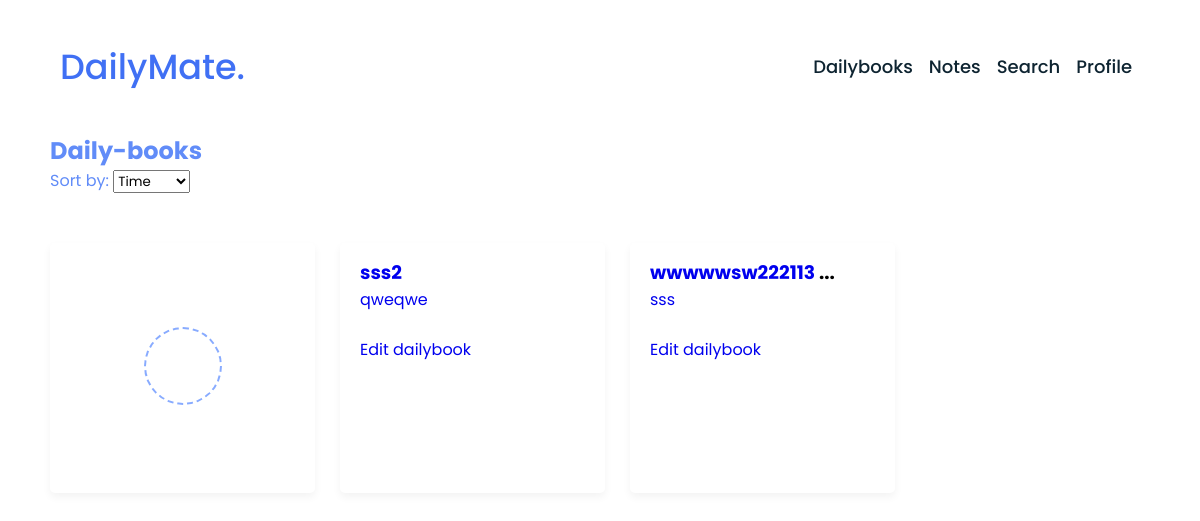
The page /www/daily-book/ (signed in) on the database as committed earlier.
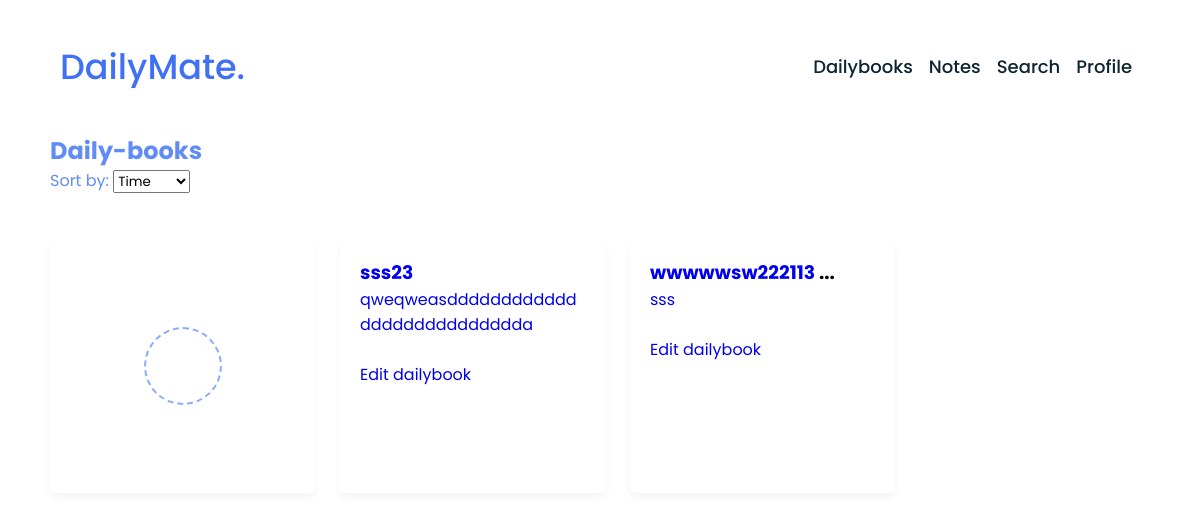
The same page on the database as committed later.
### dailybook/models.py (models this page shows, shortened)
class Dailybook(models.Model):
    author = models.ForeignKey(User, on_delete=models.CASCADE)  # добавьте это поле
    title = models.CharField(max_length=100)
    content = models.TextField()
    emotion_choices = [
        ('happy', 'Happy'),
        ('sad', 'Sad'),
        ('angry', 'Angry'),
        ('neutral', 'Neutral'),
    ]
    emotion = models.CharField(max_length=10, choices=emotion_choices)
    date_edit = models.DateTimeField()

### dailybook/views.py (the view)
# urls.py: path('<str:username>/daily-book/', dailybook_list, name='dailybook_list'),
@login_required
def dailybook_list(request, username):
    if request.user.username != username:
        return render(request, 'error/access_denied.html', status=403)
    else:
        try:
            user = User.objects.get(username=username)
        except User.DoesNotExist:
            raise Http404("User does not exist")
        sort_by = request.GET.get('sort_by')
        if sort_by == 'title':
            dailybooks = Dailybook.objects.filter(author=user).order_by('title')
        elif sort_by == 'emotion':
            dailybooks = Dailybook.objects.filter(author=user).order_by('emotion')
        else:  # Default sorting by date_edit
            dailybooks = Dailybook.objects.filter(author=user).order_by('-date_edit')
        return render(request, 'main/dailybook_list.html', {'dailybooks': dailybooks})

### dailybook/templates/main/dailybook_list.html (shortened to what this page needs)
{% extends 'base.html' %}
{% load static %}
{% block head %}
  <link rel="stylesheet" href="{% static 'css/note_list.css' %}">
  <link rel="stylesheet" href="https://unicons.iconscout.com/release/v4.0.0/css/line.css">
{% endblock %}
{% block content %}
<h2 style="color: #618cf8; margin-left: 50px;">Daily-books</h2>
  <form id="sortForm" method="get">
      <label for="sort_by" style="color: #618cf8; margin-left: 50px;">Sort by:</label>
      <select name="sort_by" id="sort_by">
        <option value="timestamp">Time</option>
      </select>
  </form>
  <div class="wrapper">
    <li class="add-box">
      <a href="{% url 'dailybook_create' username=request.user.username %}" class="add-link">
        <div class="icon"></div>
      </a>
    </li>
    {% for dailybook in dailybooks %}
    <li>
      <h3><a href="{% url 'dailybook_detail' username=request.user.username pk=dailybook.pk %}">{{ dailybook.title|slice:":13"  }}</a>
      {% if dailybook.title|length > 13 %}
        ...
      {% endif %}</h3>
       <p><a href="{% url 'dailybook_detail' username=request.user.username pk=dailybook.pk %}">{{ dailybook.content|slice:":173"  }}</a>
      </p>
      <br>
      <div class = "edit">
        <a href="{% url 'dailybook_edit' username=request.user.username pk=dailybook.pk %}">Edit dailybook</a>
      </div>
    </li>
    {% endfor %}
  </div>
{% endblock %}

Rows that differ between the two databases and show on the page:
changed Dailybook: title "sss2" → "sss23"; content "qweqwe" → "qweqweasddddddddddddddddddddddddddda"
